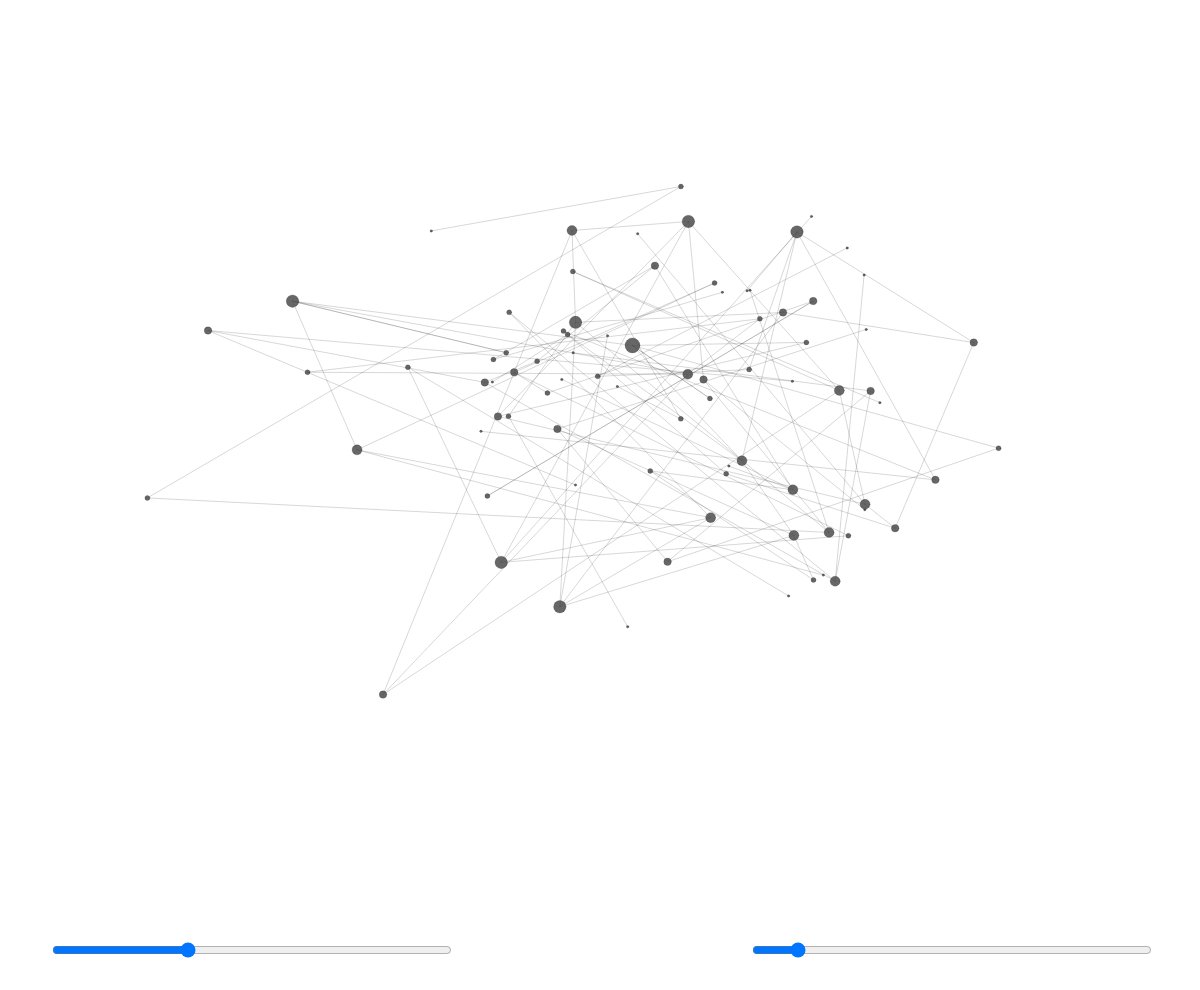
Frame 1 (no input)
Frame 60 (no input): identical to frame 1, image omitted
Frame 120 (the mouse pressed at the canvas centre since frame 60): identical to frame 1, image omitted

The p5.js sketch that drew this single still picture (run headless with seeded random() and noise() and a simulated clock; from frame 60 on, the mouse is pressed at the canvas centre):

// p5.js sketch
// ── sketch.js
var N = 100;
var Nodes = [],
  Edges = [];
var p = 0.01;
const k = 0.2;
var prevh, prevw;
var pSlider, nSlider;

function setup() {
  canvas = createCanvas(windowWidth, windowHeight - 10);
  prevh = canvas.height;
  prevw = canvas.width;
  for (let index = 0; index < N; index++) {
    Nodes.push(new Node(randomGaussian(canvas.width / 2, canvas.width / 7), randomGaussian(canvas.height / 2.5, canvas.height / 8)))
  }
  Edges = GenerateEdges(Nodes);
  nSlider = createSlider(0, 300, 100, 1);
  nSlider.size(canvas.width / 3);
  nSlider.position(50, canvas.height - 50);
  pSlider = createSlider(0, 0.1, p, 0.01);
  pSlider.size(canvas.width / 3);
  pSlider.position(canvas.width - pSlider.width - 50, canvas.height - 50);
}

function draw() {
  background(255, 255, 255);
  Edges.forEach(edge => {
    edge.draw();
  });
  Nodes.forEach(node => {
    node.update();
    node.draw();
  });
  if (N < nSlider.value()) {
    for (let index = 0; index < nSlider.value() - N; index++) {
      addNode(Nodes, Edges);
    }
    N = nSlider.value();
  }
  if (N > nSlider.value()) {
    for (let index = 0; index < N - nSlider.value(); index++) {
      Edges = removeNode(Nodes, Edges);
    }
    N = nSlider.value();
  }
  if (p != pSlider.value()) {
    p = pSlider.value();
    Nodes = []
    for (let index = 0; index < N; index++) {
      Nodes.push(new Node(randomGaussian(canvas.width / 2, canvas.width / 7), randomGaussian(canvas.height / 2.5, canvas.height / 8)))
      Nodes[index].x += Math.random() * 10;
      Nodes[index].y += Math.random() * 10;
    }
    Edges = GenerateEdges(Nodes);
  }
  text("N: " + N, nSlider.x, nSlider.y + 2 * nSlider.height);
  text("p: " + p, pSlider.x, nSlider.y + 2 * pSlider.height);
}

function addNode(Nodes, Edges) {
  node = new Node(randomGaussian(canvas.width / 2, canvas.width / 7), randomGaussian(canvas.height / 2.5, canvas.height / 8));
  Nodes.forEach(v2 => {
    if (Math.random() < p) {
      Edges.push(new Edge(node, v2));
      node.size += 1;
      v2.size += 1;
    }
    if (Math.random() < p) {
      Edges.push(new Edge(node, v2));
      node.size += 1;
      v2.size += 1;
    }
  })
  node.x += Math.random() * 10;
  node.y += Math.random() * 10;
  Nodes.push(node)
}

function removeNode(Nodes, Edges) {
  node = Nodes[Nodes.length - 1]
  newArray = Edges.filter(edge => {
    if (edge.v1 === node || edge.v2 === node) {
      edge.v1.size--;
      edge.v2.size--;
      return false
    }
    return true
  })
  Nodes.splice(-1)
  return newArray
}

function GenerateEdges(Nodes) {
  edges = [];
  Nodes.forEach(v1 => {
    Nodes.forEach(v2 => {
      if (Math.random() < p && v1 != v2) {
        edges.push(new Edge(v1, v2));
        v1.size += 1;
        v2.size += 1;
      }
    })
  })
  return edges;
}

function mousePressed() {
  for (var i = 0; i < Nodes.length; i++) {
    Nodes[i].pressed();
  }
}

function mouseReleased() {
  for (var i = 0; i < Nodes.length; i++) {
    Nodes[i].released();
  }
}

function windowResized() {
  resizeCanvas(windowWidth, windowHeight - 10);
  nSlider.size(canvas.width / 3);
  nSlider.position(50, canvas.height - 50);
  pSlider.size(canvas.width / 3);
  pSlider.position(canvas.width - pSlider.width - 50, canvas.height - 50);
  Nodes.forEach(node => {
    node.restX *= canvas.width / prevw;
    node.restY *= canvas.height / prevh;
  })
  prevw = canvas.width;
  prevh = canvas.height;
}

class Node {
  constructor(x, y) {
    this.x = this.restX = this.px = x;
    this.y = this.restY = this.py = y;
    this.size = this.vely = this.accel = this.velx = this.movingTime = 0;
    this.over = this.move = false;
  }

  draw() {
    push()
    if (this.move)
      fill(150, 150, 150, 215)
    else
      fill(75, 75, 75, 215)
    ellipse(this.x, this.y, this.size / p / 40)
    pop()
  }

  overEvent() {
    let disX = this.x - mouseX;
    let disY = this.y - mouseY;
    var dis = createVector(disX, disY);
    if (dis.mag() < this.size / p / 40 / 2) {
      return true;
    } else {
      return false;
    }
  }

  update() {
    this.force = -k * (this.y - this.restY); // f=-ky 
    this.accel = 4 * this.force / (this.size + 1); // Set the acceleration, f=ma == a=f/m 
    this.vely = 0.92 * (this.vely + this.accel); // Set the velocity 
    this.y = this.y + this.vely; // Updated position 

    this.force = -k * (this.x - this.restX); // f=-kx
    this.accel = 4 * this.force / (this.size + 1); // Set the acceleration, f=ma == a=f/m 
    this.velx = 0.85 * (this.velx + this.accel); // Set the velocity 
    this.x = this.x + this.velx; // Updated position 

    if (this.move) {
      setTimeout(() => {
        this.px = this.x;
        this.py = this.y;
      }, 200)
      this.y = mouseY;
      this.x = mouseX;
    }

    if (this.overEvent() || this.move) {
      this.over = true;
    } else {
      this.over = false;
    }
  }

  pressed() {
    if (this.over) {
      this.move = true;
    } else {
      this.move = false;
    }
  }

  released() {
    this.move = false;
    this.restX = (this.restX + this.x) / 2;
    this.restY = (this.restY + this.y) / 2;
  }
}

class Edge {
  constructor(v1, v2) {
    this.v1 = v1;
    this.v2 = v2;
  }
  draw() {
    stroke(0, 0, 0, 40)
    line(this.v1.x, this.v1.y, this.v2.x, this.v2.y)
  }
}
